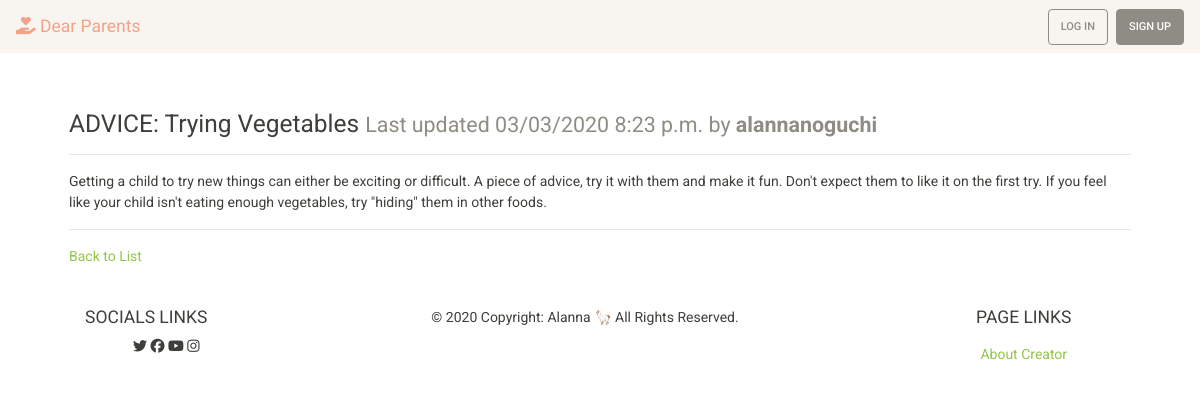
/advice-trying-vegetables/, run on the app's committed database.
### blog/models.py (models this page shows, shortened)
class Page(models.Model):
    title = models.CharField(max_length=settings.BLOG_POST_TITLE_MAX_LENGTH, unique=True,
                             help_text="Title of your page.")
    author = models.ForeignKey(User, on_delete=models.PROTECT,
                               help_text="The user that posted this article.")
    slug = models.CharField(max_length=settings.BLOG_POST_TITLE_MAX_LENGTH, blank=True, editable=False,
                            help_text="Unique URL path to access this page. Generated by the system.")
    content = models.TextField(
        help_text="Write the content of your page here.")
    created = models.DateTimeField(auto_now_add=True,
                                   help_text="The date and time this page was created. Automatically generated when the model saves.")
    modified = models.DateTimeField(auto_now=True,
                                    help_text="The date and time this page was updated. Automatically generated when the model updates.")

### blog/views.py (the view)
# urls.py: path('<str:slug>/', PostDetailView.as_view(), name='blog-details-page'),
class PostDetailView(DetailView):
    model = Page
    def get(self, request, slug):
        page = self.get_queryset().get(slug__iexact=slug)
        return render(request, 'page.html', {
          'page': page
        })

### blog/templates/page.html
{% extends "base.html" %}
{% block content %}
  <div class="row">
    <div class="col m-4">
      <h3>{{ page.title }} <small class="text-muted">Last updated {{ page.modified|date:"SHORT_DATETIME_FORMAT" }} by <b>{{ page.author.username }}</b></small></h3>
      <hr>
      <p>{{ page.content|linebreaksbr }}</p>
      <hr>
      <a href="{% url 'blog-list-page' %}">Back to List</a>
    </div>
  </div>
{% endblock %}

### templates/base.html (shortened to what this page needs)
<!doctype html>
<html lang="en">
  <head>
    <link rel="stylesheet" href="https://bootswatch.com/4/sandstone/bootstrap.css">
  </head>
  <body>
    <nav class="navbar navbar-expand-lg navbar-light bg-light">
      <a style="font-family: spartan, sans-serif; color:rgb(243, 161, 136)" class="navbar-brand" href="{% url 'blog-list-page' %}"><i class="fas fa-hand-holding-heart"></i> Dear Parents</a>
      <form class="form-inline ml-auto">
        {% if request.user.is_authenticated %}
        <a href="{% url 'new-page' %}" class="btn btn-success ml-4">New Page</a>
        <a href="{% url 'logout' %}" class="btn btn-outline-danger ml-2">Log Out</a>
        {% else %}
        <a href="{% url 'login' %}" class="btn btn-outline-secondary ml-2">Log In</a>
        <a href="{% url 'signup' %}" class="btn btn-secondary ml-2">Sign Up</a>
        {% endif %}
      </form>
    </nav>
    <main role="main" class="container" style="margin-top: 4vh;">
      {% block content %}{% endblock %}
    </main>
    {% include 'partials/footer.html' %}
  </body>

### templates/partials/footer.html
<footer class='font-small text-black bg-white' id="footer">
        <div class='container-fluid row text-center pt-3'>
            <div class='col-md-3 mb-md-0'>
                <h5 class='text-uppercase'>Socials Links</h5>
                <ul class="socials">
                    <i class="fab fa-twitter"></i>
                    <i class="fab fa-facebook"></i>
                    <i class="fab fa-youtube"></i>
                    <i class="fab fa-instagram"></i>
                </ul>
            </div>
            <div class='col-md-6 mb-md-0 footer-copyright text-center text-black'>© {% now "Y" %} Copyright: Alanna 🦙 All Rights Reserved.</div>
            <div class='col-md-3 mb-md-0'>
                    <h5 class='text-uppercase'>Page Links</h5>
                    <ul class='list-unstyled'>
                        <li><a class="nav-link" href="">About Creator</a></li>
                    </ul>
            </div>
        </div>
    </footer>

### data on the page
Page: title "ADVICE: Trying Vegetables", modified "03/03/2020 8:23 p.m.", author.username "alannanoguchi", content "Getting a child to try new things can either be exciting or difficult. A piece of advice, try it with them and make it fun. Don't expect them to like it on the first try. If you feel like your child isn't eating enough vegetables, try \"hiding\" them in other foods."
